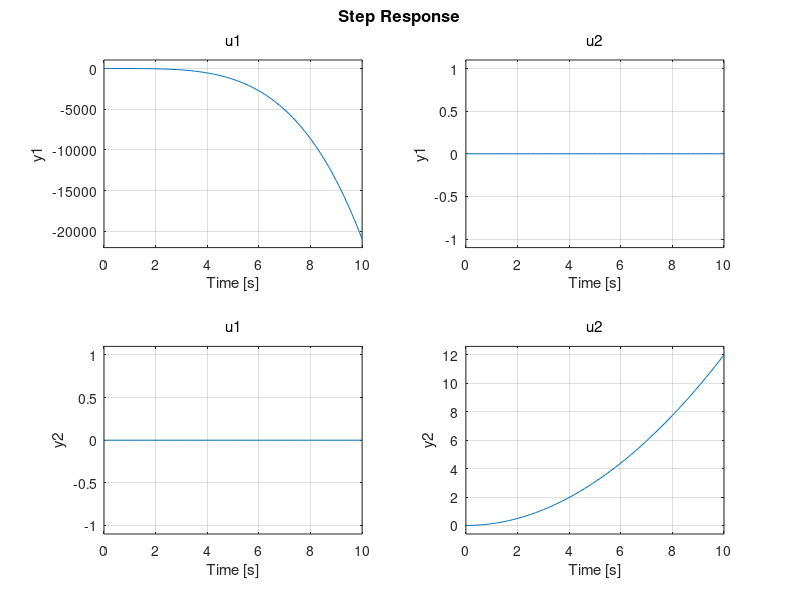

Reproduce this figure in MATLAB. (Note: this script raises an error after producing the figure.)
clear 
close all

m = 4; J = 0.0475; r = 0.25; g = 9.8; c = 0.05; F1=0; F2 = m*g;
A = [0 0 0 1 0 0;
     0 0 0 0 1 0;
     0 0 0 0 0 1;
     0 0 -g -c/m 0 0;
     0 0 0 0 -c/m 0;
     0 0 0 0 0 0];
B = [0 0;
      0 0;
      0 0;
      1/m 0;
      0 1/m;
      r/J 0];
C = [1 0 0 0 0 0;
       0 1 0 0 0 0];
Qz = eye(6); Qv = eye(2);
 
figure()
sys = ss(A, B, C, 0);
step(sys, 10)


%%%%%%%%%%%%%%%% Verbose mode: how to plot output response %%%%%%%%%%%%%%%%
syms s
x0 = [0.01; 0.01; 0; 0; 0; 0];   % initial condition
X_zs = (s*eye(6) - A)\B* (1/s);  % Unit step response.  This is called zerso state response. The matrix (sI - A)^-1 is the state transition matrix, e^(A*t)
X_zi = (s*eye(6) - A)\x0;       % This is zero input response
out = C * ( ilaplace(X_zs) + ilaplace(X_zi) ); % since system is linearized, output = X_zs + X_zi (super position principle)

figure()
fplot(out(1,1), [0 10])  % plot for 10 sec
figure()
fplot(out(2,2), [0 10])
%%%%%%%%%%%%%%%%%%%%%%%%%%%%%%%%%%%%%%%%%%%%%%%%%%%%%%%%%%%%%%%%%%%%%%

%%%%%%%%%%%%%%%%  Trajectory tracking %%%%%%%%%%%%%%%%%%%%%%%%%%%%%%%%
time = 0:0.1:10;
 
figure()
xd = [1; 0; 0; 0; 0; 0]; yd = [0; 1; 0; 0; 0; 0]; % desired values of x, y
K = lqr(A, B, Qz, Qv);    % linear quadratic regulator
H1ax = ss(A-B*K,B(:,1)*K(1,:)*xd,C(1, :),0);  % u = -K (x - xd); x_dot = (A - B*K)x + B*K*xd; y = C*x
H1ay = ss(A-B*K,B(:,2)*K(2,:)*yd,C(2, :),0);
step(H1ax, H1ay, 10);
legend('x', 'y');